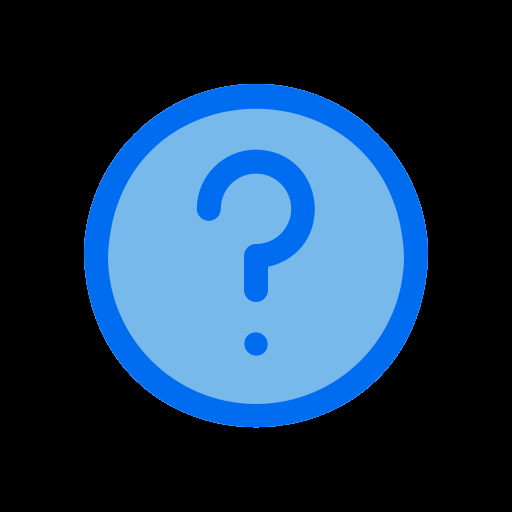
#> input picture ajudando.png, 512 x 512 px, found by its file name
$ python main.py
#> lines starting #> are read from the running program, lines starting #| are printed output that depends on the picture
from  matplotlib import pyplot as plt
import colorsys
import cv2
import numpy as np
#-------------parte 2

#   1.  Calculo do histograma de imagem

imagem = cv2.imread('D:/Web/python/tarefa1_sm/ajudando.png',-1)
#> imagem is the input picture: shape (512, 512, 4); mean B, G, R, A 84.4, 56.9, 28.4, 90.5
# plt.hist(imagem.ravel(),256,[0,256])
histograma = cv2.calcHist([imagem], [0], None, [256], [0,256])
#> histograma = 256 values, max 168661 at index 0, min 0 at index 1, mean 1024
plt.title('Histograma da imagem')
plt.plot(histograma)
plt.show()
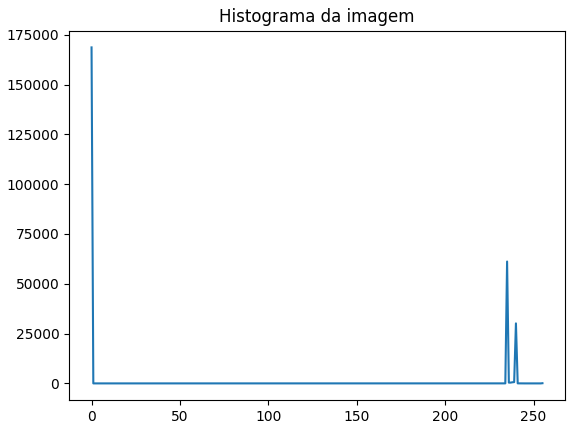
#> figure drawn by matplotlib, 1 panel; curve peaks at x = 0, y = 168661


#   2.  Conversao de cores RGB para HSV
(r,g,b) = (255, 255, 255)
(h, s, v) = colorsys.rgb_to_hsv(r, g, b)
print('HSV : ', h,s,v)

#   3.  Conversao de cores RGB para YUV
# m = np.array([[0,29900, -0,16874, 0,50000],
#               [0,58700, -0,33126, -0,41869],
#               [0,11400, 0,50000, -0,28131 ] ])

# yuv = np.dot((255, 255, 255), m)
# yuv [:, :, 1 :] += 128,0
def rgb_yuv(r,g,b):
    y = 0.299 * r + 0.587 * g + 0.114 * b
    u = -0.147 * r -0.289 * g + 0.436 * b
    v = 0.615 * r -0.515 * g -0.100 * b
    return y,u,v

(r,g,b) = (255,0,255)
y,u,v = rgb_yuv(r,g,b)
print('yuv : ', y,u,v)
